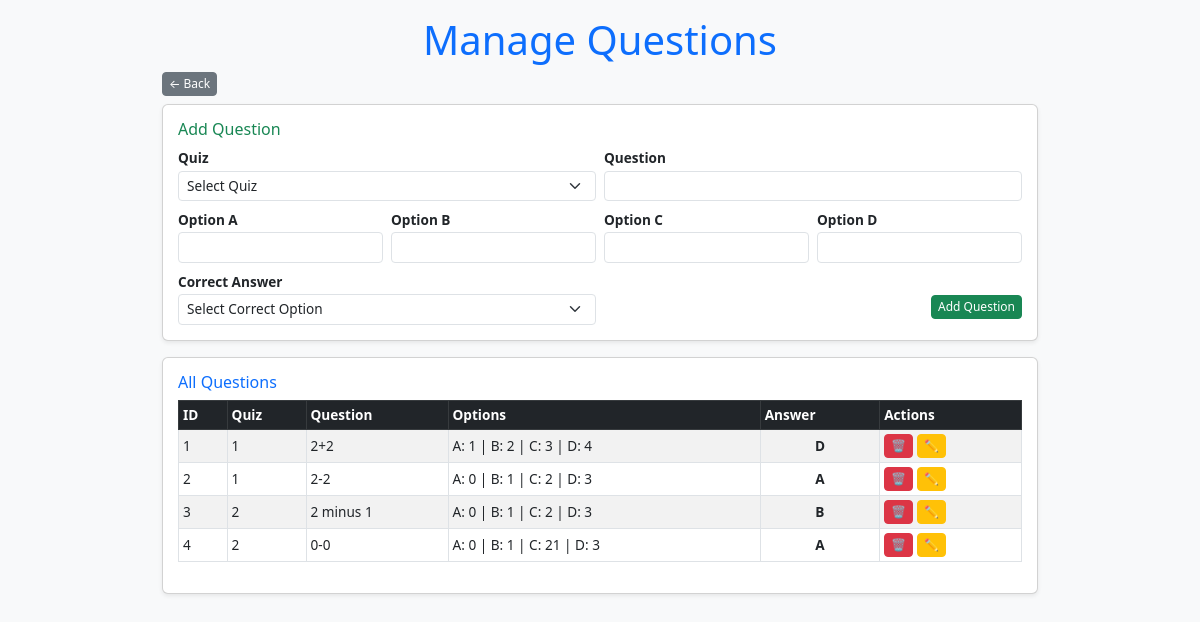
Before: /manage_questions (signed in) with the older database file.
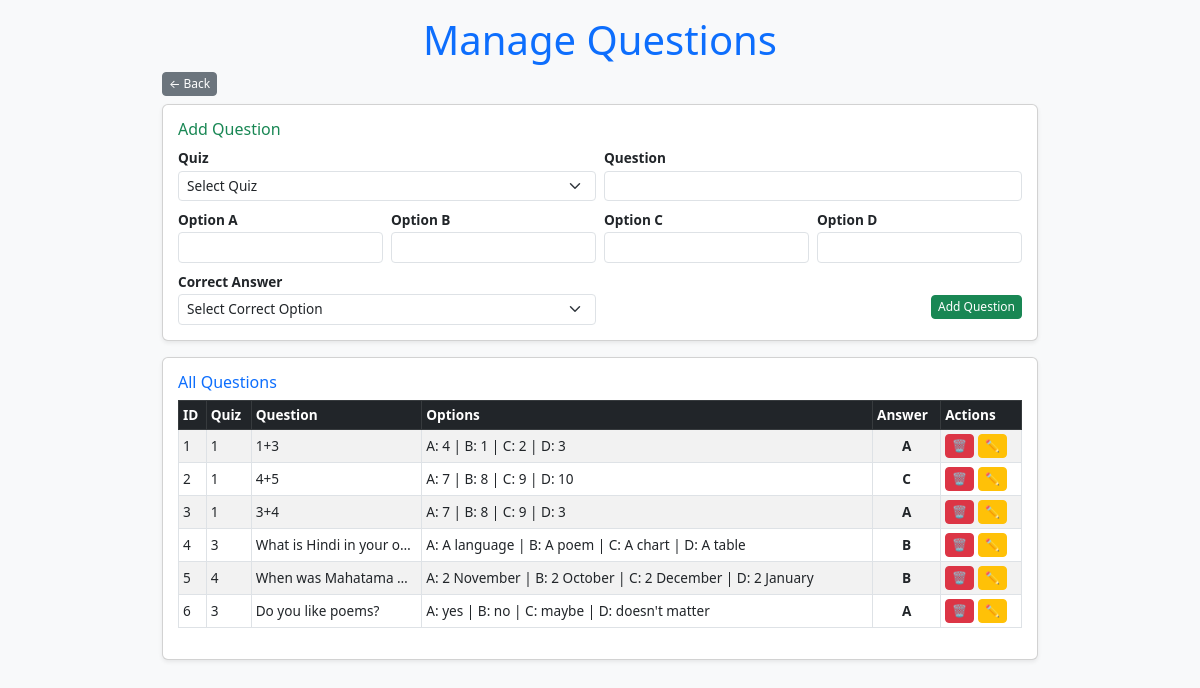
After: the same page with the newer database file.
### models/models.py (models this page shows)
class Question(db.Model):
    id = db.Column(db.Integer, primary_key=True)
    quiz_id = db.Column(db.Integer, db.ForeignKey('quiz.id', ondelete='CASCADE'), nullable=False)
    question_statement = db.Column(db.Text, nullable=False)
    optionA = db.Column(db.String(255), nullable=False)
    optionB = db.Column(db.String(255), nullable=False)
    optionC = db.Column(db.String(255), nullable=False)
    optionD = db.Column(db.String(255), nullable=False)
    correct_option = db.Column(db.String(1), nullable=False)

class Quiz(db.Model):
    id = db.Column(db.Integer, primary_key=True)
    chapter_id = db.Column(db.Integer, db.ForeignKey('chapter.id', ondelete='CASCADE'), nullable=False)
    date_of_quiz = db.Column(db.Date, nullable=False)
    time_duration = db.Column(db.Integer, nullable=False)  # Store duration in minutes
    remarks = db.Column(db.Text, unique=True, nullable=False)
    questions = db.relationship('Question', backref='quiz', lazy=True, cascade="all, delete-orphan")
    quiz_scores = db.relationship('QuizScore', backref='quiz', cascade="all, delete-orphan")
    user_responses = db.relationship('UserResponse', backref='quiz', cascade="all, delete-orphan")

### app.py (the view, shortened to what this page needs)
@app.route('/manage_questions', methods=['GET', 'POST'])
def manage_questions():
    if 'admin_logged_in' not in session:
        return redirect(url_for('auth.admin_login'))
    quizzes = Quiz.query.all()
    questions = Question.query.all()
    return render_template('manage_questions.html', quizzes=quizzes, questions=questions)

### templates/manage_questions.html (shortened to what the changed rows need)
<!DOCTYPE html>
<html lang="en">
<head>
    <link href="https://cdn.jsdelivr.net/npm/bootstrap@5.3.0/dist/css/bootstrap.min.css" rel="stylesheet">
</head>
<body class="bg-light">
    {% include 'toastr.html' %}
<div class="container my-3">
    <h1 class="text-center text-primary mb-2">Manage Questions</h1>
    <div class="card shadow-sm">
        <div class="table-responsive">
            <table class="table table-striped table-bordered">
                <thead class="table-dark">
                    <tr>
                        <th>ID</th>
                        <th>Quiz</th>
                        <th>Question</th>
                        <th>Options</th>
                        <th>Answer</th>
                        <th>Actions</th>
                    </tr>
                </thead>
                <tbody>
                    {% for question in questions %}
                    <tr>
                        <td>{{ question.id }}</td>
                        <td>{{ question.quiz.id }}</td>
                        <td class="text-truncate" style="max-width: 150px;">{{ question.question_statement }}</td>
                        <td class="small">
                            A: {{ question.optionA }} |
                            B: {{ question.optionB }} |
                            C: {{ question.optionC }} |
                            D: {{ question.optionD }}
                        </td>
                        <td class="fw-bold text-center">{{ question.correct_option }}</td>
                        <td class="text-center">
                            <div class="d-flex gap-1">
                                <form method="POST" action="{{ url_for('manage_questions') }}">
                                    <button type="submit" class="btn btn-danger btn-sm" onclick="return confirm('Are you sure?')">🗑</button>
                                </form>
                                <a href="{{ url_for('edit_question', question_id=question.id) }}" class="btn btn-warning btn-sm">✏</a>
                            </div>
                        </td>
                    </tr>
                    {% endfor %}
                </tbody>
            </table>
        </div>
    </div>
</div>
</body>
</html>

Changed rows visible on the page:
changed Question id 1: question_statement "2+2" → "1+3"; optionA "1" → "4"; optionB "2" → "1"; optionC "3" → "2"; optionD "4" → "3"; correct_option "D" → "A"
changed Question id 2: question_statement "2-2" → "4+5"; optionA "0" → "7"; optionB "1" → "8"; optionC "2" → "9"; optionD "3" → "10"; correct_option "A" → "C"
changed Question id 3: quiz.id "2" → "1"; question_statement "2 minus 1" → "3+4"; optionA "0" → "7"; optionB "1" → "8"; optionC "2" → "9"; correct_option "B" → "A"
changed Question id 4: quiz.id "2" → "3"; question_statement "0-0" → "What is Hindi in your o…"; optionA "0" → "A language"; optionB "1" → "A poem"; optionC "21" → "A chart"; optionD "3" → "A table"; correct_option "A" → "B"
added Question: id "5", quiz.id "4", question_statement "When was Mahatama G…", optionA "2 November", optionB "2 October", optionC "2 December", optionD "2 January", correct_option "B"
added Question: id "6", quiz.id "3", question_statement "Do you like poems?", optionA "yes", optionB "no", optionC "maybe", optionD "doesn't matter", correct_option "A"
